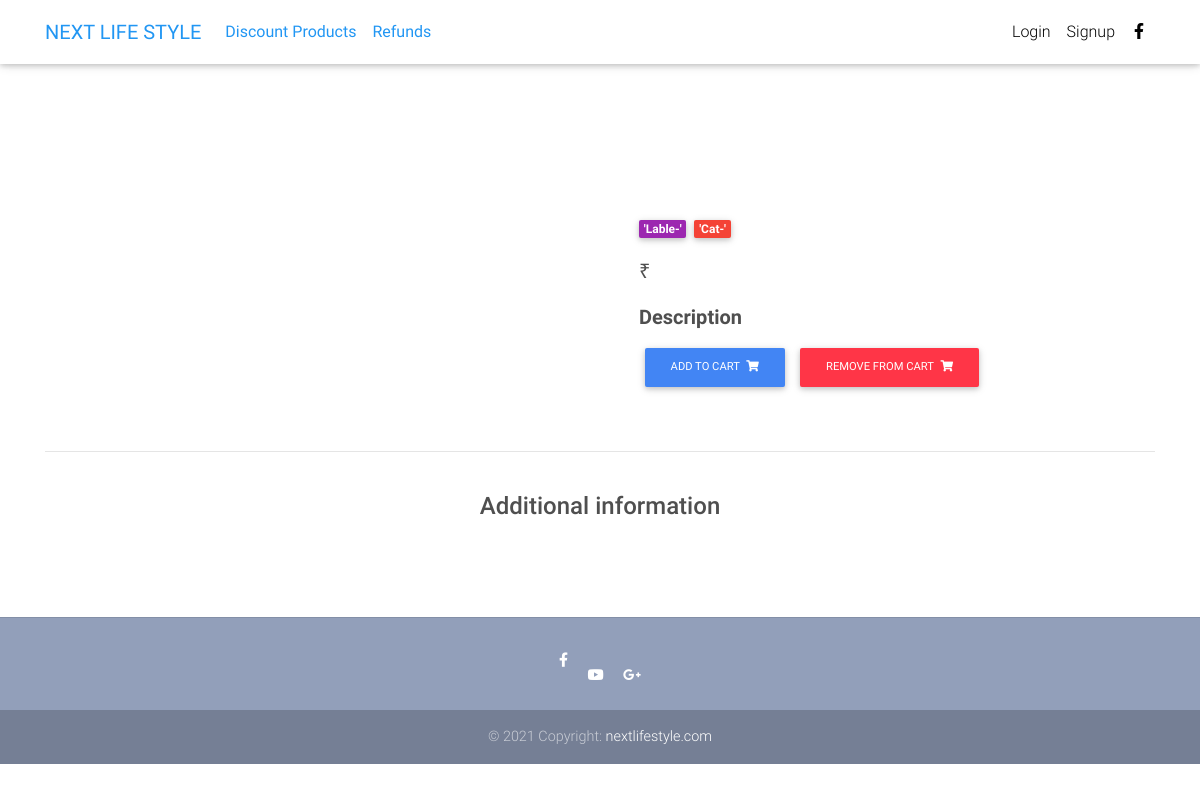
/product/Tia-Shirt/, run on an earlier commit of the app's database.
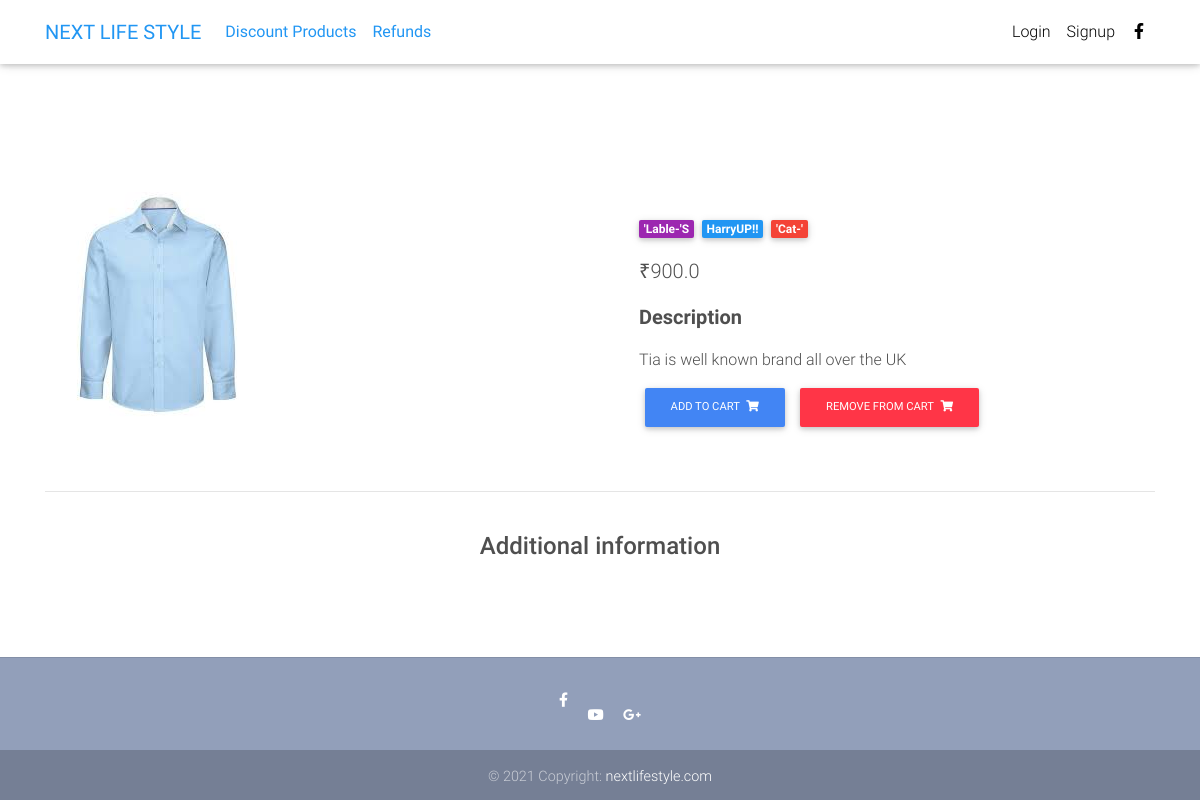
And on a later commit of the database.
### core/models.py (models this page shows, shortened)
class Item(models.Model):
    item_name = models.CharField(max_length=100)
    item_price = models.FloatField()
    discount_price = models.FloatField(blank=True,null=True)
    cat = models.ForeignKey(Category,on_delete=models.CASCADE,blank=True,null=True)
    label = models.CharField(choices=LABEL_CHOICES, max_length=20)
    image = models.ImageField(upload_to="product",blank=True,null=True)
    slug = models.SlugField(unique=True)
    description = models.TextField(blank=True,null=True)
    item_spltag = models.CharField(blank=True,null=True,max_length=20)
    additional_info = models.TextField(blank=True,null=True)
    class Meta:
        get_latest_by = 'item_name'
    def get_add_to_cart_url(self):
        return reverse('core:add-to-cart',kwargs={
            'slug':self.slug
        })
    def get_remove_from_cart_url(self):
        return reverse('core:remove-from-cart',kwargs={
            'slug':self.slug
        })

### core/views.py (the view)
# urls.py: path('product/<slug>/', product_detail, name='product'),
def product_detail(request, slug):
    context = {
        'item': Item.objects.filter(slug=slug).first()
    }
    return render(request, 'product.html', context)

### templates/product.html (shortened to what this page needs)
{% extends 'base.html' %}
{% block body %}
  <main class="mt-5 pt-4">
    <div class="container dark-grey-text mt-5">
      <div class="row wow fadeIn">
        <div class="col-md-6 mb-4">
          <img src="/media/{{ item.image }}" class="img-fluid" alt="">
        </div>
        <div class="col-md-6 mb-4">
          <div class="p-4">
            <div class="mb-3">
              <a href="">
                <span class="badge purple mr-1">'Lable-'{{ item.label }}</span>
              </a>
              <a href="">
                <span class="badge blue mr-1">{{ item.item_spltag }}</span>
              </a>
              <a href="">
                <span class="badge red mr-1">'Cat-'{{ item.category}}</span>
              </a>
            </div>
            <p class="lead">
              {% if item.discount_price %}
              <span class="mr-1">
                <del>₹{{ item.item_price }}</del>
              </span>
              <span>₹{{ item.discount_price }}</span>
              {% else %}
              <span>₹{{ item.item_price }}</span>
              {% endif %}
            </p>
            <p class="lead font-weight-bold">Description</p>
            <p>{{ item.description }}
            </p>
            <a href="{{ item.get_add_to_cart_url }}" class="btn btn-primary btn-md my-0 p" >Add to cart
              <i class="fas fa-shopping-cart ml-1"></i>
            </a>
            <a href="{{ item.get_remove_from_cart_url }}" class="btn btn-danger btn-md my-0 p" >Remove from cart
              <i class="fas fa-shopping-cart ml-1"></i>
            </a>
          </div>
        </div>
      </div>
      <hr>
      <div class="row d-flex justify-content-center wow fadeIn">
        <div class="col-md-6 text-center">
          <h4 class="my-4 h4">Additional information</h4>
        </div>
      </div>
      <div class="row wow fadeIn">
        <div class="col-lg-4 col-md-12 mb-4">
        </div>
        <div class="col-lg-4 col-md-6 mb-4">
        </div>
        <div class="col-lg-4 col-md-6 mb-4">
        </div>
      </div>
    </div>
  </main>
{% endblock %}

What changed in the data, as far as the page shows it:
now on this page (row edited): Item: image (picture), label "S", item_spltag "HarryUP!!", item_price "900.0", description "Tia is well known brand all over the UK"
